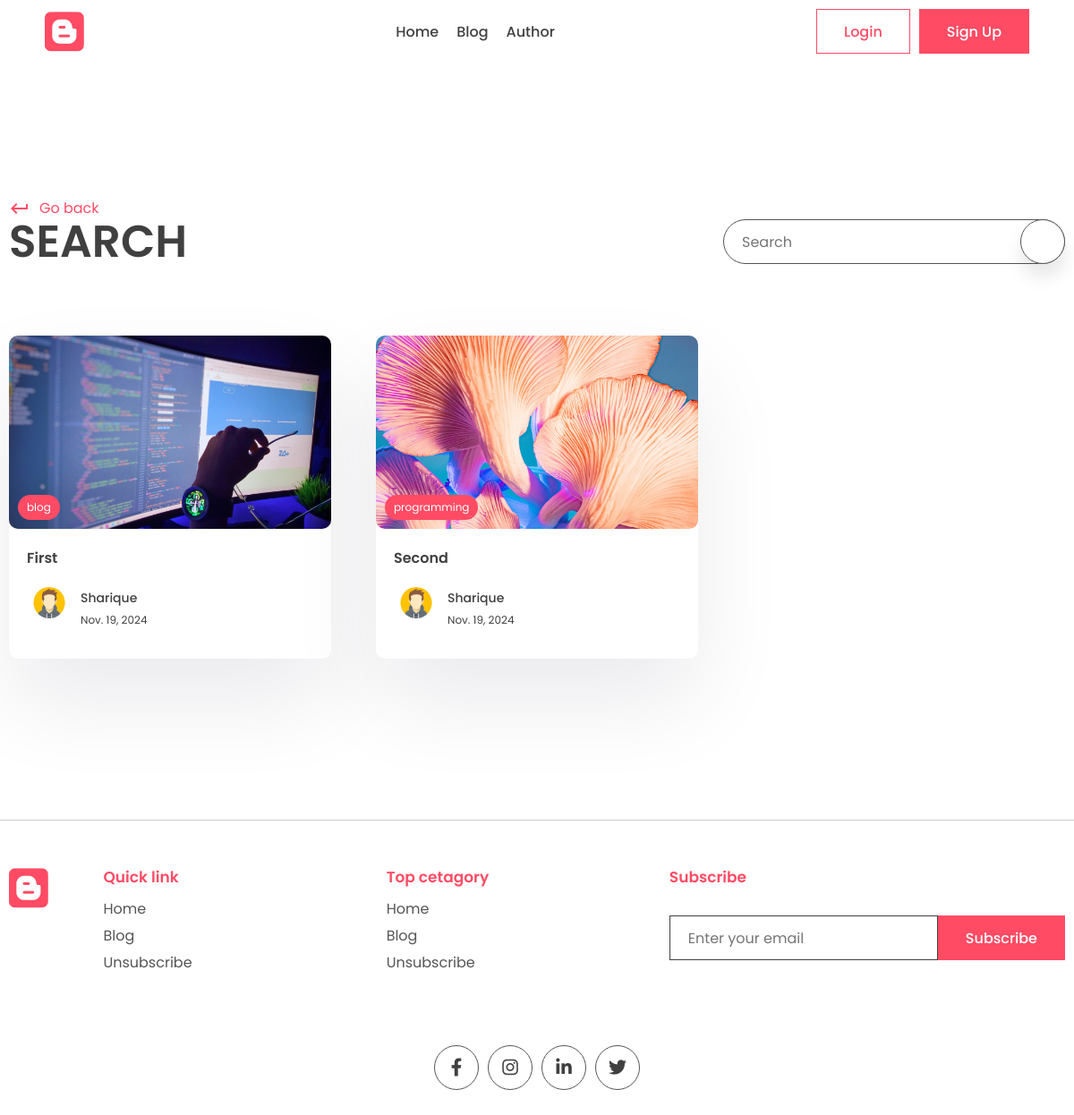
The app's page /search/ with its own data.
### app/models.py (models this page shows, shortened)
class Post(models.Model):
    title=models.CharField(max_length=200)
    content=models.TextField()
    last_updates=models.DateTimeField(auto_now=True)
    slug=models.SlugField(max_length=200,unique=True)
    image=models.ImageField(null=True,blank=True,upload_to="images/")
    tags=models.ManyToManyField(Tag,blank=True,related_name='post')
    view_count=models.IntegerField(null=True,blank=True)
    is_featured=models.BooleanField(default=False)
    author=models.ForeignKey(User,on_delete=models.CASCADE,null=True,blank=True)

class Tag(models.Model):
    name=models.CharField(max_length=100)
    description=models.CharField(max_length=100)
    slug=models.SlugField(max_length=200,unique=True)

class Profile(models.Model):
    user=models.OneToOneField(User,on_delete=models.CASCADE)
    profile_image=models.ImageField(null=True,blank=True,upload_to="images/")
    slug=models.SlugField(max_length=200,unique=True)
    bio=models.CharField(max_length=200)

### app/views.py (the view)
# urls.py: path('search/',views.search_posts,name='search'),
def search_posts(request):
    search_query=''
    if request.GET.get('q'):
        search_query=request.GET.get('q')
    posts=Post.objects.filter(title__icontains=search_query)
    context={'posts':posts,'search_query':search_query}
    return render(request,'app/search.html',context)

### app/templates/app/search.html (shortened to what this page needs)
{% extends "base.html" %}
{% block content %}
    <main>
      <div class="container">
        <div class="page-top">
          <div class="top flex">
            <div class="page-name">
              <a href="#" class="learn">
                <span class="material-icons"> keyboard_return </span> Go back
              </a>
              <h1>Search</h1>
            </div>
            <form class="search-bar s-active" method="GET">
              <input type="text" placeholder="Search" name="q" value={{search_query}} >
              <button type="submit" class="animated-search">
              </button>
            </form>
          </div>
        </div>
      </div>
    </main>
    <section class="sp">
      <div class="container">
        <div class="grid">
            {% for post in posts %}
          <a href="#">
            <div class="card">
              <div class="post-img">
                <img src="{{post.image.url}}" alt="" />
                <div class="tag">{{post.tags.all.0.name}}</div>
              </div>
              <div class="card-content">
                <h3>
                  {{post.title}}
                </h3>
                <div class="author">
                  <div class="profile-pic">
                    <img src="{{post.author.profile.profile_image.url}}" alt="" />
                  </div>
                  <div class="details">
                    <p>{{post.author.first_name}}</p>
                    <small>{{post.last_updates| date}}</small>
                  </div>
                </div>
              </div>
            </div>
          </a>
          {% endfor %}
        </div>
      </div>
    </section>
    {% endblock content %}

### app/static/app/style.css (style rules this page uses)
* { margin: 0; padding: 0; box-sizing: border-box; text-decoration: none; border: none; outline: none; list-style: none; font-family: "Poppins", sans-serif; color: var(--black); }
:root { --red: #ff4b64; --black: #404040; --des: #555555; --shadow: #ffffff1a 0px 1px 1px 0px inset, #32325d40 0px 50px 100px -20px, #0000004d 0px 30px 60px -30px; --shadow2: rgba(17, 12, 46, 0.084) 0px 48px 100px 0px; }
html { font-size: 62.5%; }
[class*="grid"] { display: grid; }
img { width: 100%; }
.container { max-width: 1220px; margin: auto; padding: 0 10px; }
p, a { font-size: 1.6rem; color: var(--des); }
input, textarea { font-size: 1.6rem; color: var(--black); }
.search-bar, .animated-search { width: 5rem; aspect-ratio: 1/1; border: 1px solid var(--des); border-radius: 50%; display: flex; align-items: center; justify-content: center; background: white; box-shadow: 0 15px 20px #00000018; cursor: pointer; margin-top: 10rem; z-index: 2; }
.search-bar input { display: none; }
.search-bar { box-shadow: unset; border: none; }
.search-bar .animated-search { margin-top: 0; }
.s-active { width: fit-content; border-radius: 5rem; height: 5rem; aspect-ratio: unset; position: relative; padding: 0 6rem; padding-left: 2rem; border: 1px solid var(--des); }
.s-active input { width: 30rem; font-style: 1.6rem; height: calc(100% - 2px); display: block; }
.s-active .animated-search { position: absolute !important; top: 50%; transform: translateY(-50%); right: -1px; }
.sp { padding: 8rem 0; }
.post-img { height: 40rem; width: 100%; overflow: hidden; border-radius: 1rem; }
.post-img img { height: 100%; object-fit: cover; object-position: center; }
.learn { display: flex; align-items: center; gap: 1rem; color: var(--red); margin-top: 2rem; }
.learn span { color: #ff4b64; }
.card { background: white; box-shadow: var(--shadow2); border-radius: 1rem; cursor: pointer; transition: 0.3s; }
.post-img { position: relative; }
.tag { position: absolute; bottom: 1rem; left: 1rem; background: var(--red); color: white; border-radius: 5rem; padding: 0.5rem 1rem; font-size: 1.2rem; }
.card-content { padding: 2rem; padding-bottom: 3rem; }
.card h3 { font-size: 1.6rem; font-weight: 600; }
.card .post-img { width: 100%; height: unset; aspect-ratio: 1/0.6; }
.author { display: flex; align-items: center; gap: 1rem; margin-top: 2rem; }
.profile-pic { width: 5rem; aspect-ratio: 1/1; border-radius: 50%; overflow: hidden; }
.author p { color: var(--black); font-weight: 500; font-size: 1.4rem; }
.author small { color: var(--black); font-size: 1.2rem; }
.page-name h1 { font-size: 5rem; text-transform: uppercase; font-weight: 600; line-height: 5rem; }
.flex { display: flex; align-items: flex-end; justify-content: space-between; }
.flex .search-bar { margin-top: 0; }
.grid { grid-template-columns: repeat(3, 1fr); gap: 5rem; }
main { padding-top: 10rem !important; }

### records on screen
Post: image (picture), tags.all.0.name "blog", title "First", author.profile.profile_image (picture), author.first_name "Sharique", last_updates "Nov. 19, 2024"
Post: image (picture), tags.all.0.name "programming", title "Second", author.profile.profile_image (picture), author.first_name "Sharique", last_updates "Nov. 19, 2024"
